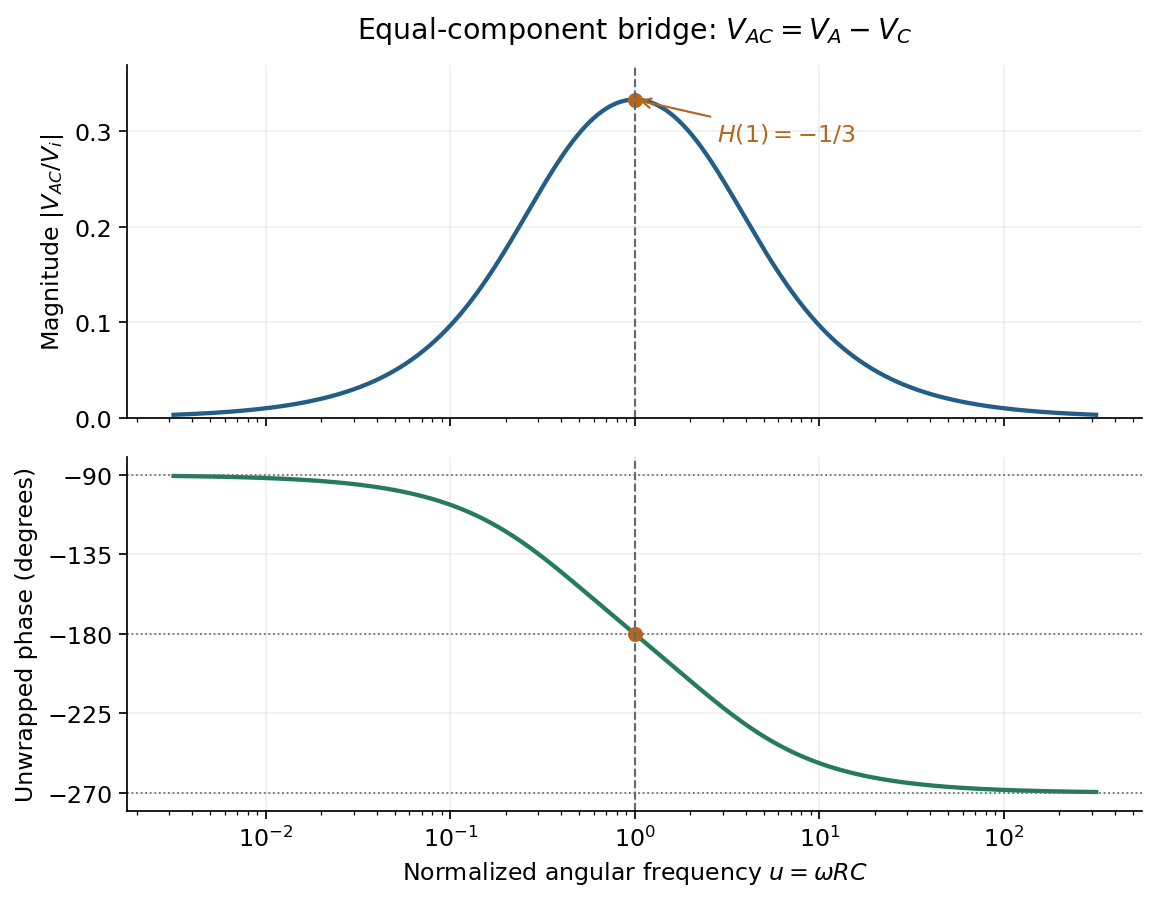

The script that drew this image:
"""Original solution illustration; Python 3.14, NumPy 2.3.5, Matplotlib 3.10.7.
Run from the desired output directory; writes the PNG basename to cwd.
Dependencies are recorded in the repository's pyproject.toml.
"""
from pathlib import Path
import numpy as np
import matplotlib
matplotlib.use("Agg")
import matplotlib.pyplot as plt
from matplotlib.patches import Circle, FancyArrowPatch
plt.rcParams.update({"font.size":11,"axes.spines.top":False,"axes.spines.right":False,"figure.facecolor":"white","axes.facecolor":"white","savefig.facecolor":"white"})
BLUE="#245d85";ORANGE="#b9651a";GREEN="#267c5a";GREY="#606975"
def save(fig):
    fig.savefig(Path(__file__).with_suffix(".png").name,dpi=155,bbox_inches="tight",facecolor="white")
    plt.close(fig)
def arrow(ax,a,b,color=BLUE,scale=15,lw=2):
    ax.add_patch(FancyArrowPatch(a,b,arrowstyle="-|>",mutation_scale=scale,lw=lw,color=color))

def main():
    u=np.logspace(-2.5,2.5,900);q=u-1/u
    gain=1/np.sqrt(9+q*q);phase=-180-np.degrees(np.arctan(q/3))
    fig,axes=plt.subplots(2,1,figsize=(7.6,6),sharex=True)
    ax=axes[0];ax.semilogx(u,gain,color=BLUE,lw=2);ax.plot(1,1/3,"o",color=ORANGE)
    ax.annotate(r"$H(1)=-1/3$",(1,1/3),xytext=(2.8,.29),arrowprops={"arrowstyle":"->","color":ORANGE},color=ORANGE)
    ax.set(ylabel=r"Magnitude $|V_{AC}/V_i|$",ylim=(0,.37));ax.grid(alpha=.2)
    ax.set_title(r"Equal-component bridge: $V_{AC}=V_A-V_C$",pad=12)
    ax=axes[1];ax.semilogx(u,phase,color=GREEN,lw=2);ax.plot(1,-180,"o",color=ORANGE)
    for y in [-90,-180,-270]:ax.axhline(y,color=GREY,lw=.8,ls=":")
    ax.set(xlabel=r"Normalized angular frequency $u=\omega RC$",ylabel="Unwrapped phase (degrees)",ylim=(-280,-80),yticks=[-270,-225,-180,-135,-90]);ax.grid(alpha=.2)
    for ax in axes:ax.axvline(1,color=GREY,lw=1,ls="--")
    fig.tight_layout();save(fig)
if __name__=="__main__":main()
